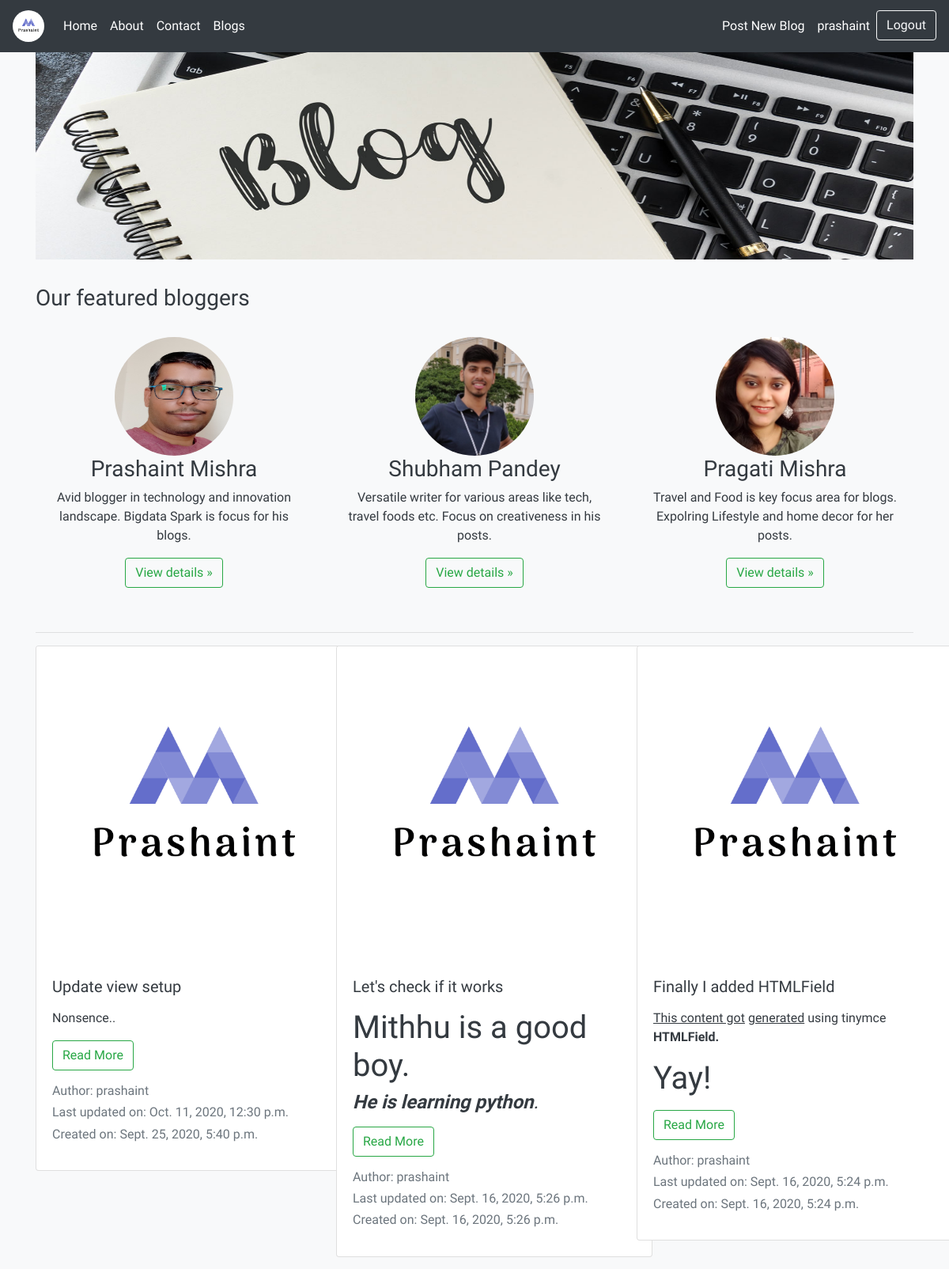
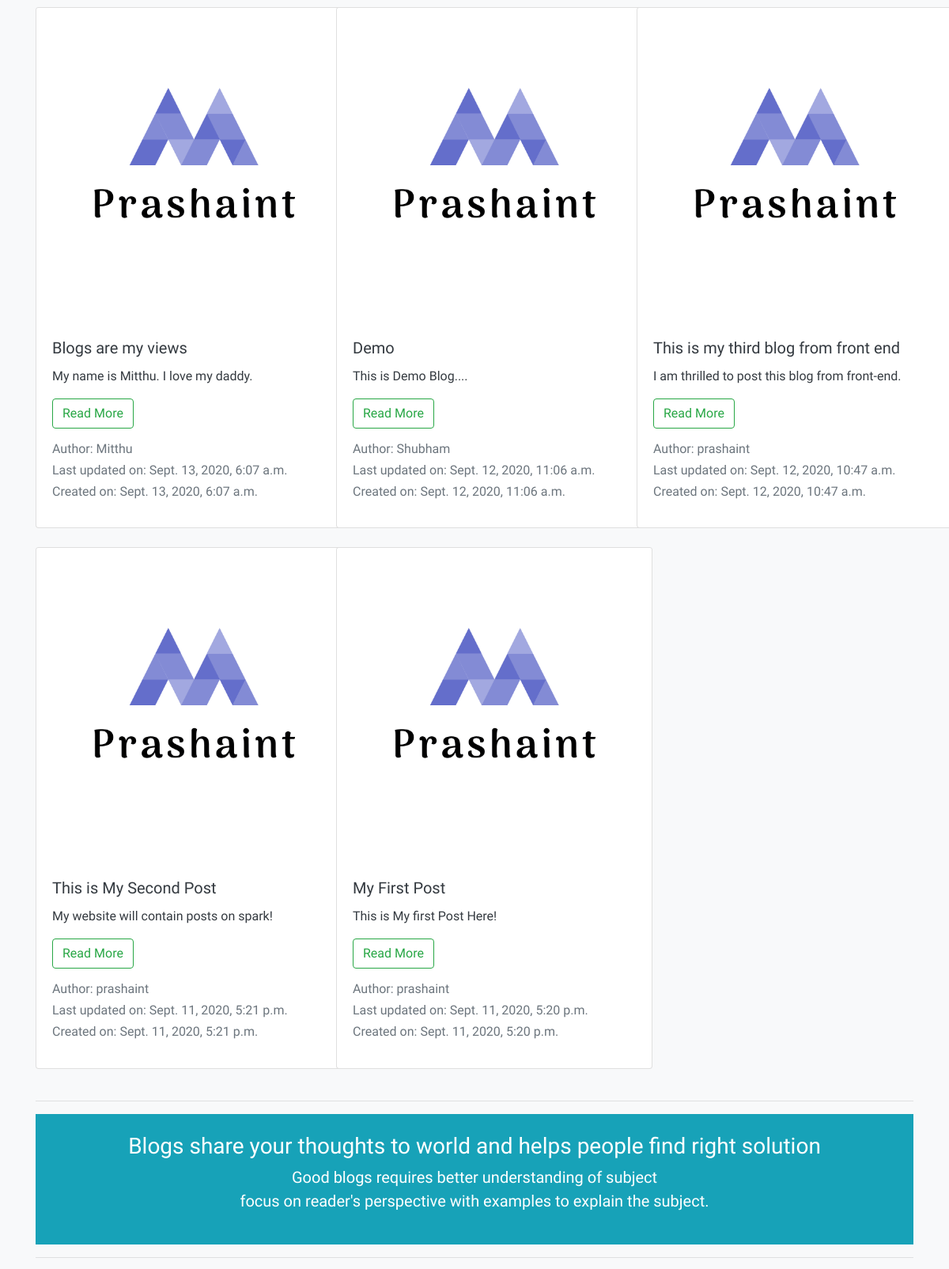
/blogs/ (signed in, upper part), run on the app's committed database (2 pictures, top to bottom).
### blogs/models.py (models this page shows, shortened)
class BlogPost(models.Model):
    title = models.CharField(max_length=200, unique=True)
    author = models.ForeignKey(User, on_delete=models.CASCADE, related_name='blog_author')
    updated_on = models.DateTimeField(auto_now=True)
    content = HTMLField()
    created_on = models.DateTimeField(auto_now_add=True)
    status = models.IntegerField(choices=STATUS, default=0)
    class Meta:
        ordering = ['-created_on']

### blogs/views.py (the view)
# urls.py: path('', HomeView.as_view(), name='tech_blogs'),
class HomeView(ListView):
	model = BlogPost
	template_name = 'blogs/tech_blogs.html'

### blogs/templates/blogs/tech_blogs.html
{% extends 'blogs/base.html' %}
{% block content %}
{% load static %}
  <div class="container marketing">
  <h3>Our featured bloggers</h3><br>
    <div class="row">
      <div class="col-lg-4">
        <img src="{% static '/prashaint.jpg' %}" class="rounded-circle" alt="Prashaint" width="150" height="150">
        <h3>Prashaint Mishra</h3>
        <p>Avid blogger in technology and innovation landscape. Bigdata Spark is focus for his blogs.</p>
        <p><a class="btn btn-outline-success" href="#" role="button">View details &raquo;</a></p>
      </div>
      <div class="col-lg-4">
        <img src="{% static '/shubham.jpg' %}" class="rounded-circle" alt="Prashaint" width="150" height="150">
        <h3>Shubham Pandey</h3>
        <p>Versatile writer for various areas like tech, travel foods etc. Focus on creativeness in his posts.</p>
        <p><a class="btn btn-outline-success" href="#" role="button">View details &raquo;</a></p>
      </div>
      <div class="col-lg-4">
        <img src="{% static '/pragati.jpg' %}" class="rounded-circle" alt="Prashaint" width="150" height="150">
        <h3>Pragati Mishra</h3>
        <p>Travel and Food is key focus area for blogs. Expolring Lifestyle and home decor for her posts.</p>
        <p><a class="btn btn-outline-success" href="#" role="button">View details &raquo;</a></p>
      </div>
    </div>
    <hr class="featurette-divider">
<div class="row row-cols-1 row-cols-md-3">
{% for blog in object_list %}
<div class="col mb-4">
  <div class="card bg-gradient-light text-dark" style="width: 25rem;">
    <img src="{% static '/logo.png' %}" class="card-img-top" alt="card-img">
    <div class="card-body">
      <h5 class="card-title">{{ blog.title }}</h5>
      <p class="card-text">{{ blog.content | safe }}</p>
      <p><a class="btn btn-outline-success" href="{% url 'blogs:details' blog.id %}" role="button">Read More</a></p>
      <p class="text-muted">
        <h6><span class="text-muted">Author: {{ blog.author }}</span></h6>
        <h6><span class="text-muted">Last updated on: {{ blog.updated_on }}</span></h6>
        <h6><span class="text-muted">Created on: {{ blog.created_on }}</span></h6>
      </p>
    </div>
  </div>
</div>
{% endfor %}
</div>
<hr class="featurette-divider">
<div class="container-sm mt-3 text-center bg-info text-white">
  <br>
  <h3 class="display-6">Blogs share your thoughts to world and helps people find right solution</h1>
  <p class="lead">Good blogs requires better understanding of subject<br>focus on reader's perspective with examples to explain the subject.  </p>
  <br>
</div>
<hr class="featurette-divider">
  </div>
{% endblock %}

### blogs/templates/blogs/base.html (shortened to what this page needs)
{% load static %}
<!doctype html>
<html lang="en">
  <head>
    <link rel="stylesheet" href="https://stackpath.bootstrapcdn.com/bootstrap/4.5.0/css/bootstrap.min.css">
    <link rel="stylesheet" href="https://maxcdn.bootstrapcdn.com/font-awesome/4.7.0/css/font-awesome.min.css">
    <link rel="stylesheet" type="text/css" href="{% static '/custom.css' %}"/>
    <link href="{% static '/carousel.css' %}" rel="stylesheet">
  </head>
  <body class="bg-light text-dark">
    <header>
  <nav class="navbar navbar-expand-lg navbar-dark bg-dark text-white fixed-top">
    <a class="navbar-brand" href="{% url 'home' %}">
      <img class="rounded-circle" src="{% static '/logo.png' %}" alt="Logo" style="width:40px;">
    </a>
    <div class="collapse navbar-collapse" id="navbarCollapse">
      <ul class="navbar-nav mr-auto">
        <li class="nav-item">
          <a class="nav-link text-white" href="{% url 'home' %}">Home</a>
        </li>
        <li class="nav-item">
          <a class="nav-link text-white" href="{% url 'about' %}">About</a>
        </li>
        <li class="nav-item">
          <a class="nav-link text-white" href="{% url 'about' %}#contactme">Contact</a>
        </li>
        <li class="nav-item">
          <a class="nav-link text-white" href="{% url 'blogs:tech_blogs' %}">Blogs</a>
        </li>
      </ul>
        {% if user.is_authenticated %}
        <ul class="navbar-nav ml-auto">
        <li class="nav-item" >
            <a class="nav-link text-white" href="{% url 'blogs:new_blog_post' %}">Post New Blog</a>
        </li>
        <li class="nav-item" >
          <a class="nav-link text-white" href="{% url 'blogs:curr_user_blogs' %}">{{ user.username }} </a>
        </li>
        <li class="nav-item">
          <form action="{% url 'blogs:user_logout' %}" method="POST">
            <button class="btn btn-outline-light" type="submit">Logout</button>
          </form>
        </li>
      </ul>
        {% endif %}
    </div>
  </nav>
  <div class="container-lg mt-3 text-center text-info">
    <div class="jumbotron jumbotron-fluid bg-dark text-white" style="background-image: url({% static '/blogging_banner.jpg' %}); background-size: 100% 100%;">
      <div class="container-sm mt-3 text-center text-info">
      <br><br><br><br><br>
      </div>
    </div>
  </div>
</header>
<main role="main">
{% block content %}{% endblock %}
</main>
</html>

### portfolio/static/custom.css (style rules this page uses)
body { background: #f0e9e9; background-color: blanchedalmond; font-family: 'Varela Round', sans-serif; }

### portfolio/static/carousel.css (style rules this page uses)
body { padding-top: 3rem; padding-bottom: 3rem; color: #f3dede; }
.marketing .col-lg-4 { margin-bottom: 1.5rem; text-align: center; }
.marketing .col-lg-4 p { margin-right: .75rem; margin-left: .75rem; }
.featurette-divider { margin: rem 0; }

### data on the page
BlogPost: title "Update view setup", content "Nonsence..", author "prashaint", updated_on "Oct. 11, 2020, 12:30 p.m.", created_on "Sept. 25, 2020, 5:40 p.m."
BlogPost: title "Let's check if it works", content "Mithhu is a good boy. He is learning python .", author "prashaint", updated_on "Sept. 16, 2020, 5:26 p.m.", created_on "Sept. 16, 2020, 5:26 p.m."
BlogPost: title "Finally I added HTMLField", content "This content got generated using tinymce HTMLField. Yay!", author "prashaint", updated_on "Sept. 16, 2020, 5:24 p.m.", created_on "Sept. 16, 2020, 5:24 p.m."
BlogPost: title "Blogs are my views", content "My name is Mitthu. I love my daddy.", author "Mitthu", updated_on "Sept. 13, 2020, 6:07 a.m.", created_on "Sept. 13, 2020, 6:07 a.m."
BlogPost: title "Demo", content "This is Demo Blog....", author "Shubham", updated_on "Sept. 12, 2020, 11:06 a.m.", created_on "Sept. 12, 2020, 11:06 a.m."
BlogPost: title "This is my third blog from front end", content "I am thrilled to post this blog from front-end.", author "prashaint", updated_on "Sept. 12, 2020, 10:47 a.m.", created_on "Sept. 12, 2020, 10:47 a.m."
BlogPost: title "This is My Second Post", content "My website will contain posts on spark!", author "prashaint", updated_on "Sept. 11, 2020, 5:21 p.m.", created_on "Sept. 11, 2020, 5:21 p.m."
BlogPost: title "My First Post", content "This is My first Post Here!", author "prashaint", updated_on "Sept. 11, 2020, 5:20 p.m.", created_on "Sept. 11, 2020, 5:20 p.m."

### other printed values
{{ user.username }} "prashaint"
